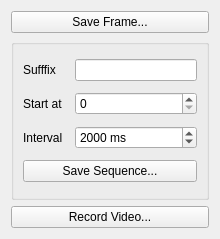
<?xml version="1.0" encoding="UTF-8"?>
<ui version="4.0">
 <class>VideoWriterWidget</class>
 <widget class="QWidget" name="VideoWriterWidget">
  <property name="geometry">
   <rect>
    <x>0</x>
    <y>0</y>
    <width>220</width>
    <height>239</height>
   </rect>
  </property>
  <property name="windowTitle">
   <string>Form</string>
  </property>
  <layout class="QGridLayout" name="gridLayout_2">
   <item row="0" column="0">
    <widget class="QPushButton" name="pushButtonSaveFrame">
     <property name="text">
      <string>Save Frame...</string>
     </property>
    </widget>
   </item>
   <item row="1" column="0">
    <widget class="QGroupBox" name="groupBox">
     <property name="title">
      <string/>
     </property>
     <layout class="QGridLayout" name="gridLayout">
      <item row="2" column="0">
       <widget class="QLabel" name="labelSequenceInterval">
        <property name="text">
         <string>Interval</string>
        </property>
       </widget>
      </item>
      <item row="0" column="0">
       <widget class="QLabel" name="labelSequenceSuffix">
        <property name="text">
         <string>Sufffix</string>
        </property>
       </widget>
      </item>
      <item row="1" column="2">
       <widget class="QSpinBox" name="spinBoxSequenceStart">
        <property name="maximum">
         <number>999999999</number>
        </property>
       </widget>
      </item>
      <item row="1" column="0" colspan="2">
       <widget class="QLabel" name="labelSequenceStart">
        <property name="text">
         <string>Start at</string>
        </property>
       </widget>
      </item>
      <item row="2" column="2">
       <widget class="QSpinBox" name="spinBoxSequenceInterval">
        <property name="suffix">
         <string> ms</string>
        </property>
        <property name="maximum">
         <number>999999999</number>
        </property>
        <property name="value">
         <number>2000</number>
        </property>
       </widget>
      </item>
      <item row="0" column="2">
       <widget class="QLineEdit" name="lineEditSuffix"/>
      </item>
      <item row="3" column="0" colspan="3">
       <widget class="QPushButton" name="pushButtonSaveSequence">
        <property name="text">
         <string>Save Sequence...</string>
        </property>
       </widget>
      </item>
     </layout>
    </widget>
   </item>
   <item row="3" column="0">
    <widget class="QPushButton" name="pushButtonRecordVideo">
     <property name="enabled">
      <bool>true</bool>
     </property>
     <property name="text">
      <string>Record Video...</string>
     </property>
    </widget>
   </item>
  </layout>
 </widget>
 <resources/>
 <connections/>
</ui>
